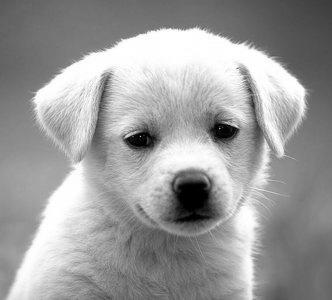
#> input picture GrayScaleDog.jpeg, 332 x 300 px, found by its file name
$ jupyter execute TestGrayScaleImage.ipynb
#> lines starting #> are read from the running program, lines starting #| are printed output that depends on the picture
### plakakia/utils_tiling.py
import logging
import random
from pathlib import Path

import cv2
import matplotlib.pyplot as plt
import numpy as np
import pandas as pd
from tqdm import tqdm

from .utils_annotations import *
from .utils_images import *

logger = logging.getLogger(__name__)

def tile_image(image, tile_size=250, step_size=50):
    """ Tile an image into overlapping tiles. """

    # Check if the image is grayscale (1 channel)
    if len(image.shape) == 2:
        image = image[..., np.newaxis]  # Add a third dimension for compatibility

    # Compute the number of rows and columns of tiles
    rows = (image.shape[0] - tile_size) // step_size + 1
    cols = (image.shape[1] - tile_size) // step_size + 1

    # Compute the shape and strides of the tile view
    tile_shape = (rows, cols, tile_size, tile_size, image.shape[2])
    tile_strides = (step_size * image.strides[0], step_size * image.strides[1], *image.strides)

    # Create a view of the input image with the tile shape and strides
    tile_view = np.lib.stride_tricks.as_strided(image, shape=tile_shape, strides=tile_strides)

    # Reshape the tile view to a flat array of tiles
    tiles = tile_view.reshape(-1, tile_size, tile_size, image.shape[2])

    # Compute the corresponding tile indices and pixel coordinates
    indices = np.arange(tiles.shape[0])
    i, j = np.unravel_index(indices, (rows, cols))
    x_1 = j * step_size
    y_1 = i * step_size
    x_2 = x_1 + tile_size
    y_2 = y_1 + tile_size

    # Stack the tile indices and coordinates into a single array
    coordinates = np.stack((x_1, y_1, x_2, y_2), axis=-1)

    # If the input was grayscale, convert the tiles to grayscale
    if len(image.shape) == 2:
        tiles = tiles[..., 0]

    return tiles, coordinates

# [276 lines left out: functions get_boxes_inside_tiles, is_partial_square_inside_array, is_square_inside_array, save_boxes, plot_example_tile_with_yolo_annotation, process_tiles and 1 more, not called in this run]

### examples/TestGrayScaleImage.ipynb
[cell 1]
import cv2
import matplotlib.pylab as plt
from plakakia.utils_tiling import tile_image
im_gray = cv2.imread('GrayScaleDog.jpeg', cv2.IMREAD_GRAYSCALE)
#> im_gray is the input picture: shape (300, 332); min 0, max 255, mean 155.7

[cell 2]
im_gray.shape
#> Out = (300, 332)

[cell 3]
plt.imshow(im_gray,cmap="gray")
plt.colorbar()
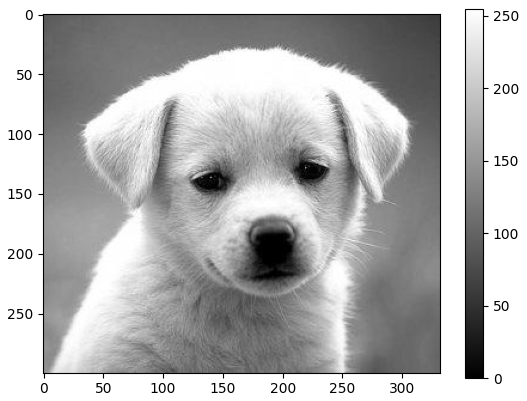
#> figure drawn by matplotlib, 2 panels

[cell 4]
tiles, coordinates = tile_image(im_gray, tile_size=100, step_size=100)
#> in tile_image, `tile_strides = (step_size * image.strides[0], step_size * image.stride..`: tile_strides = (33200, 100, 332, 1, 0)
#> coordinates = [[0, 0, 100, 100], [100, 0, 200, 100], [200, 0, 300, 100], [0, 100, 100, 200], [100, 100, 200, 200], [200, 100, 300, 200], [0, 200, 100, 300], [100, 200, 200, 300], [200, 200, 300, 300]]

[cell 5]
var = int(len(tiles)**(1/2))
#> var = 3

import matplotlib.pyplot as plt
fig, ax = plt.subplots(var, var, figsize=(5, 5))
# Add a super title
fig.suptitle('Tiles of the original image', fontsize=20)
for i in range(var):
    for j in range(var):
        ax[i, j].imshow(tiles[i*var+j],cmap="gray")
        ax[i, j].axis('off')
plt.show()
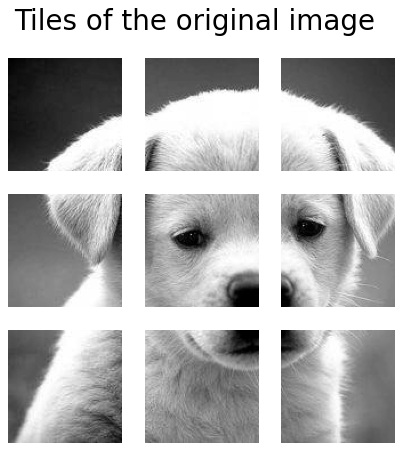
#> figure drawn by matplotlib, 9 panels
